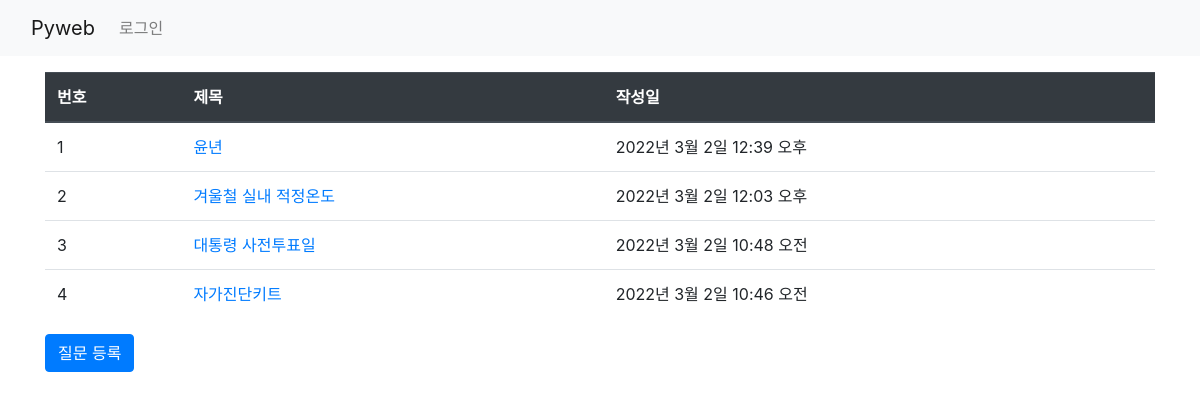
The app's page /, older data.
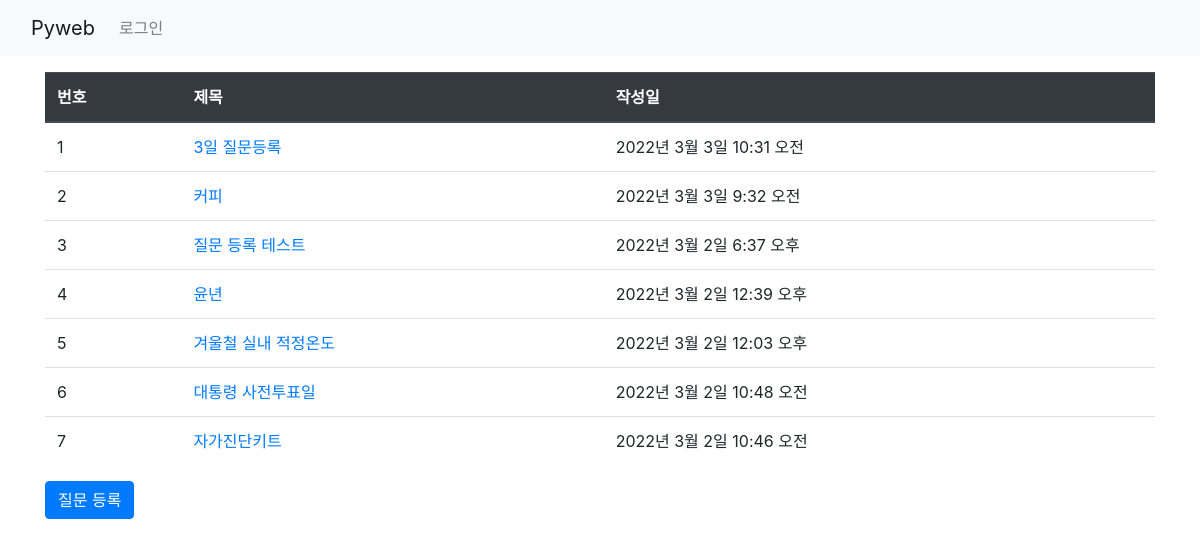
The same page, newer data.
### board/models.py (models this page shows, shortened)
class Question(models.Model):
    subject = models.CharField(max_length=200)
    content = models.TextField()
    create_date = models.DateTimeField()

### board/views.py (the view)
# urls.py: path('', views.index, name='index'),
def index(request):
    question_list = Question.objects.order_by('-create_date')  # '-' : 내림차순, '-pk'도 가능
    return render(request, 'board/question_list.html',
                  {'question_list': question_list})

### templates/board/question_list.html (shortened to what this page needs)
{% extends 'base.html' %}
{% block content %}
    <div class="container my-3">
        <table class="table">
            <thead class="thead-dark">
                <tr>
                    <th>번호</th><th>제목</th><th>작성일</th>
                </tr>
            </thead>
            <tbody>
                {% if question_list %}
                    {% for question in question_list %}
                    <tr>
                        <td>{{ forloop.counter }}</td>
                        <td><a href="/board/{{ question.id }}/">{{ question.subject }}</a></td>
                        <td>{{ question.create_date }}</td>
                    </tr>
                    {% endfor %}
                {% else %}
                    <p>질문이 없습니다.</p>
                {% endif %}
            </tbody>
        </table>
        <a class="btn btn-primary" href="{% url 'board:question_create' %}">질문 등록</a>
    </div>
{% endblock %}

### templates/base.html (shortened to what this page needs)
<!DOCTYPE html>
{% load static %}
<html lang="ko">
<head>
    <link rel="stylesheet" href="{% static 'board/css/bootstrap.css/' %}">
</head>
<body>
{% include 'navbar.html' %}
{% block content %}{% endblock %}
</body>
</html>

### templates/navbar.html (shortened to what this page needs)
<nav class="navbar navbar-expand-lg navbar-light bg-light">
    <div class="container-fluid">
        <a class="navbar-brand" href="{% url 'board:index' %}">Pyweb</a>
        <div class="collapse navbar-collapse" id="navbarNav">
            <div class="navbar-nav">
                <li class="nav-item">
                    {% if user.is_authenticated %}
                        <a class="nav-link" href="{% url 'common:logout' %}">({{ user.username }})로그아웃</a>
                    {% else %}
                        <a class="nav-link" href="{% url 'common:login' %}">로그인</a>
                    {% endif %}
                </li>
            </div>
        </div>
    </div>
</nav>

Row changes from the older to the newer data that the page shows:
added Question: subject "3일 질문등록", create_date "2022년 3월 3일 10:31 오전"
added Question: subject "커피", create_date "2022년 3월 3일 9:32 오전"
added Question: subject "질문 등록 테스트", create_date "2022년 3월 2일 6:37 오후"
